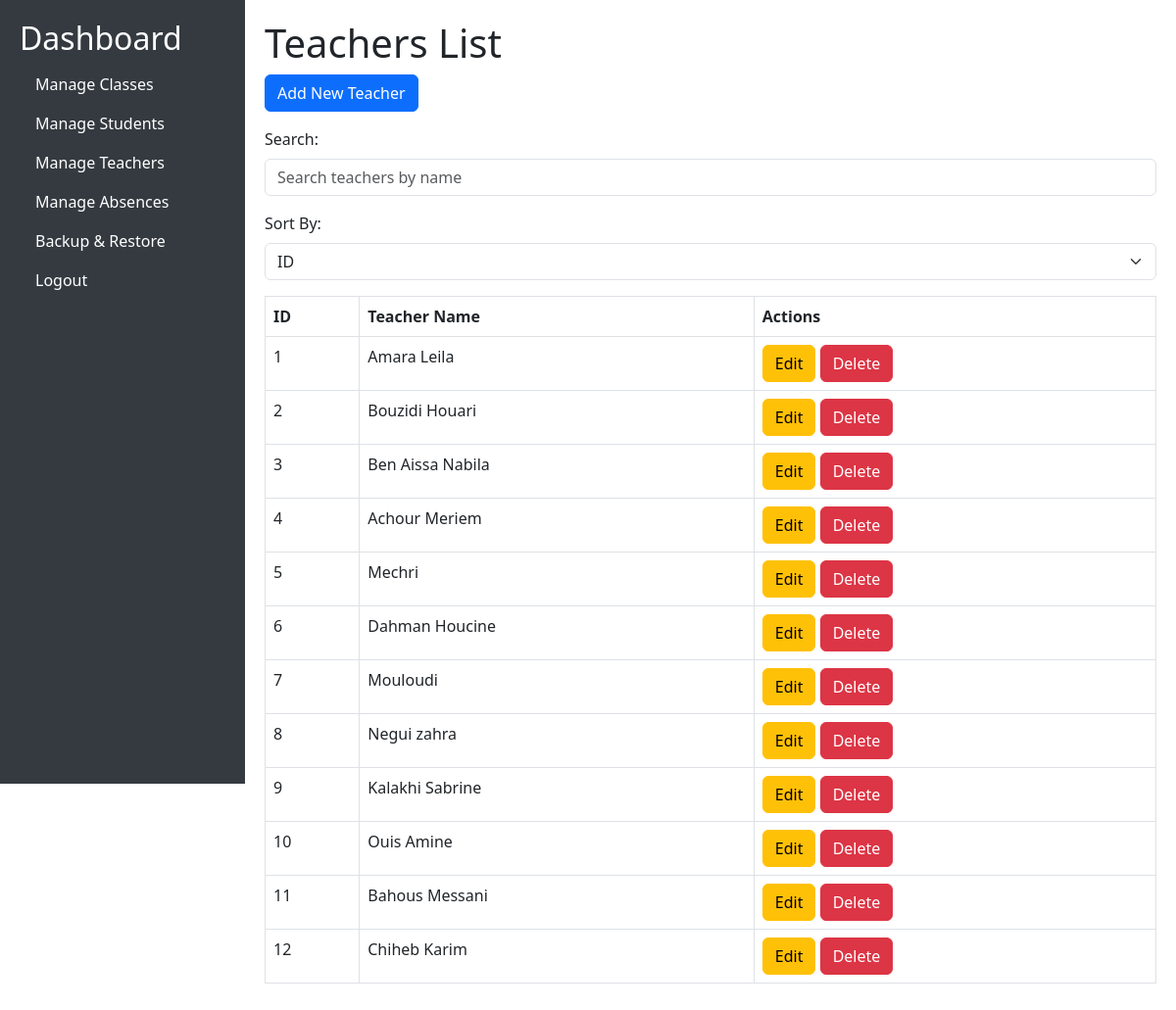
The app's page /teachers/list.php (signed in) with its own data.
### tables this page shows
CREATE TABLE `teachers` (
  `id` int(11) NOT NULL AUTO_INCREMENT,
  `name` varchar(255) NOT NULL,
  PRIMARY KEY (`id`)
);

### teachers/list.php (the view, shortened to what this page needs)
<?php
require_once '../config.php';
$sql = "SELECT * FROM teachers";
$result = $conn->query($sql);
?>
<!DOCTYPE html>
<html lang="en">
<head>
    <link href="https://cdn.jsdelivr.net/npm/bootstrap@5.3.0/dist/css/bootstrap.min.css" rel="stylesheet">
</head>
<body>
    <div class="sidebar">
        <h2><a href="../index.php" class="nav-link text-white">Dashboard</a></h2>
        <ul class="nav flex-column">
            <li class="nav-item">
                <a href="../classes/list.php" class="nav-link text-white">Manage Classes</a>
            </li>
            <li class="nav-item">
                <a href="../students/list.php" class="nav-link text-white">Manage Students</a>
            </li>
            <li class="nav-item">
                <a href="list.php" class="nav-link text-white">Manage Teachers</a>
            </li>
            <li class="nav-item">
                <a href="../absence/list.php" class="nav-link text-white">Manage Absences</a>
            </li>
            <li class="nav-item">
                <a href="../backup.php" class="nav-link text-white">Backup & Restore</a>
            </li>
            <li class="nav-item">
                <a href="../logout.php" class="nav-link text-white">Logout</a>
            </li>
        </ul>
    </div>
    <div class="main-content">
        <h1>Teachers List</h1>
        <a href="#" class="btn btn-primary mb-3" data-bs-toggle="modal" data-bs-target="#addTeacherModal">Add New Teacher</a>
        <div class="mb-3">
            <label for="search" class="form-label">Search:</label>
            <input type="text" id="search" class="form-control" placeholder="Search teachers by name">
        </div>
        <div class="mb-3">
            <label for="sort" class="form-label">Sort By:</label>
            <select id="sort" class="form-select">
                <option value="id">ID</option>
            </select>
        </div>
        <table class="table table-bordered" id="teachersTable">
            <thead>
                <tr>
                    <th>ID</th>
                    <th>Teacher Name</th>
                    <th>Actions</th>
                </tr>
            </thead>
            <tbody>
                <?php if ($result->num_rows > 0): ?>
                    <?php while($row = $result->fetch_assoc()): ?>
                        <tr>
                            <td><?php echo $row['id']; ?></td>
                            <td><?php echo $row['name']; ?></td>
                            <td>
                                <a href="#" class="btn btn-warning edit-teacher" data-id="<?php echo $row['id']; ?>" data-bs-toggle="modal" data-bs-target="#editTeacherModal">Edit</a>
                                <a href="#" class="btn btn-danger delete-teacher" data-id="<?php echo $row['id']; ?>">Delete</a>
                            </td>
                        </tr>
                    <?php endwhile; ?>
                <?php else: ?>
                    <tr>
                        <td colspan="3">No teachers found</td>
                    </tr>
                <?php endif; ?>
            </tbody>
        </table>
    </div>
</body>
</html>

### teachers/list.php (style rules this page uses)
body { display: flex; }
.sidebar { width: 250px; height: 100vh; background-color: #343a40; color: white; padding: 20px; position: fixed; }
.main-content { flex: 1; margin-left: 250px; padding: 20px; }
.nav-link { text-decoration: none; color: white; }

### records on screen
teachers: id "1", name "Amara Leila"
teachers: id "2", name "Bouzidi Houari"
teachers: id "3", name "Ben Aissa Nabila"
teachers: id "4", name "Achour Meriem"
teachers: id "5", name "Mechri"
teachers: id "6", name "Dahman Houcine"
teachers: id "7", name "Mouloudi"
teachers: id "8", name "Negui zahra"
teachers: id "9", name "Kalakhi Sabrine"
teachers: id "10", name "Ouis Amine"
teachers: id "11", name "Bahous Messani"
teachers: id "12", name "Chiheb Karim"
